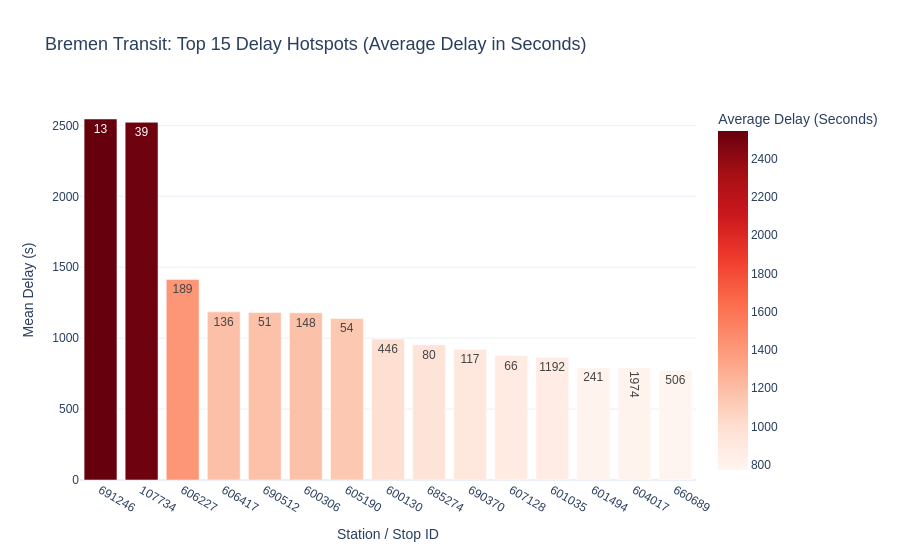

The cell this chart's notebook holds for it:
### Markdown cell above
What this tells us:


mean_delay_sec: Highlights which stations consistently suffer from structural delays (e.g., due to heavy passenger boarding, tight scheduling, or intersection congestion).

cumulative_delay_sec: Shows where the greatest total impact on passenger time occurs across the 2-week telemetry period.

### Code cell
import polars as pl
import plotly.express as px

# Assuming `stop_hotspots_df` from Step 3 is already collected into a Polars DataFrame
# If needed, you can collect it first:
# stop_hotspots_df = lazy_transit_df.group_by("stop_id").agg([...]).sort(..., descending=True).head(15).collect()

# Convert to pandas for Plotly compatibility
df_plot = stop_hotspots_df.to_pandas()

# Create an engaging Plotly bar chart
fig = px.bar(
    df_plot,
    x="stop_id",
    y="mean_delay_sec",
    text="total_stop_visits",
    title="Bremen Transit: Top 15 Delay Hotspots (Average Delay in Seconds)",
    labels={"stop_id": "Stop ID", "mean_delay_sec": "Average Delay (Seconds)"},
    template="plotly_white",
    color="mean_delay_sec",
    color_continuous_scale="Reds"
)

fig.update_layout(
    xaxis_type="category",
    xaxis_title="Station / Stop ID",
    yaxis_title="Mean Delay (s)",
    title_font_size=18,
    font=dict(family="Arial", size=12)
)

# Show the interactive chart
fig.show()

# Optional: Save as an interactive HTML file for your presentation
fig.write_html("bremen_transit_hotspots.html")
print("Interactive hotspot visualization saved as 'bremen_transit_hotspots.html'.")

### Figure 1 — Plotly figure (JSON) as saved in the notebook; plotly's stock layout.template omitted (floating-point values rounded to 4 significant figures)
{"data": [{"hovertemplate": "Stop ID=%{x}<br>Average Delay (Seconds)=%{marker.color}<br>total_stop_visits=%{text}<extra></extra>", "legendgroup": "", "marker": {"color": [2545.0, 2522.0, 1414.0, 1185.0, 1182.0, 1179.0, 1139.0, 994.2, 952.8, 920.6, 877.6, 864.5, 793.3, 790.0, 772.5], "coloraxis": "coloraxis", "pattern": {"shape": ""}}, "name": "", "orientation": "v", "showlegend": false, "text": [13.0, 39.0, 189.0, 136.0, 51.0, 148.0, 54.0, 446.0, 80.0, 117.0, 66.0, 1192.0, 241.0, 1974.0, 506.0], "textposition": "auto", "type": "bar", "x": [691246, 107734, 606227, 606417, 690512, 600306, 605190, 600130, 685274, 690370, 607128, 601035, 601494, 604017, 660689], "xaxis": "x", "y": [2545.0, 2522.0, 1414.0, 1185.0, 1182.0, 1179.0, 1139.0, 994.2, 952.8, 920.6, 877.6, 864.5, 793.3, 790.0, 772.5], "yaxis": "y"}], "layout": {"barmode": "relative", "coloraxis": {"colorbar": {"title": {"text": "Average Delay (Seconds)"}}, "colorscale": [[0, "rgb(255,245,240)"], [0.125, "rgb(254,224,210)"], [0.25, "rgb(252,187,161)"], [0.375, "rgb(252,146,114)"], [0.5, "rgb(251,106,74)"], [0.625, "rgb(239,59,44)"], [0.75, "rgb(203,24,29)"], [0.875, "rgb(165,15,21)"], [1, "rgb(103,0,13)"]]}, "font": {"family": "Arial", "size": 12}, "legend": {"tracegroupgap": 0}, "title": {"font": {"size": 18}, "text": "Bremen Transit: Top 15 Delay Hotspots (Average Delay in Seconds)"}, "xaxis": {"anchor": "y", "domain": [0, 1], "title": {"text": "Station / Stop ID"}, "type": "category"}, "yaxis": {"anchor": "x", "domain": [0, 1], "title": {"text": "Mean Delay (s)"}}}}
